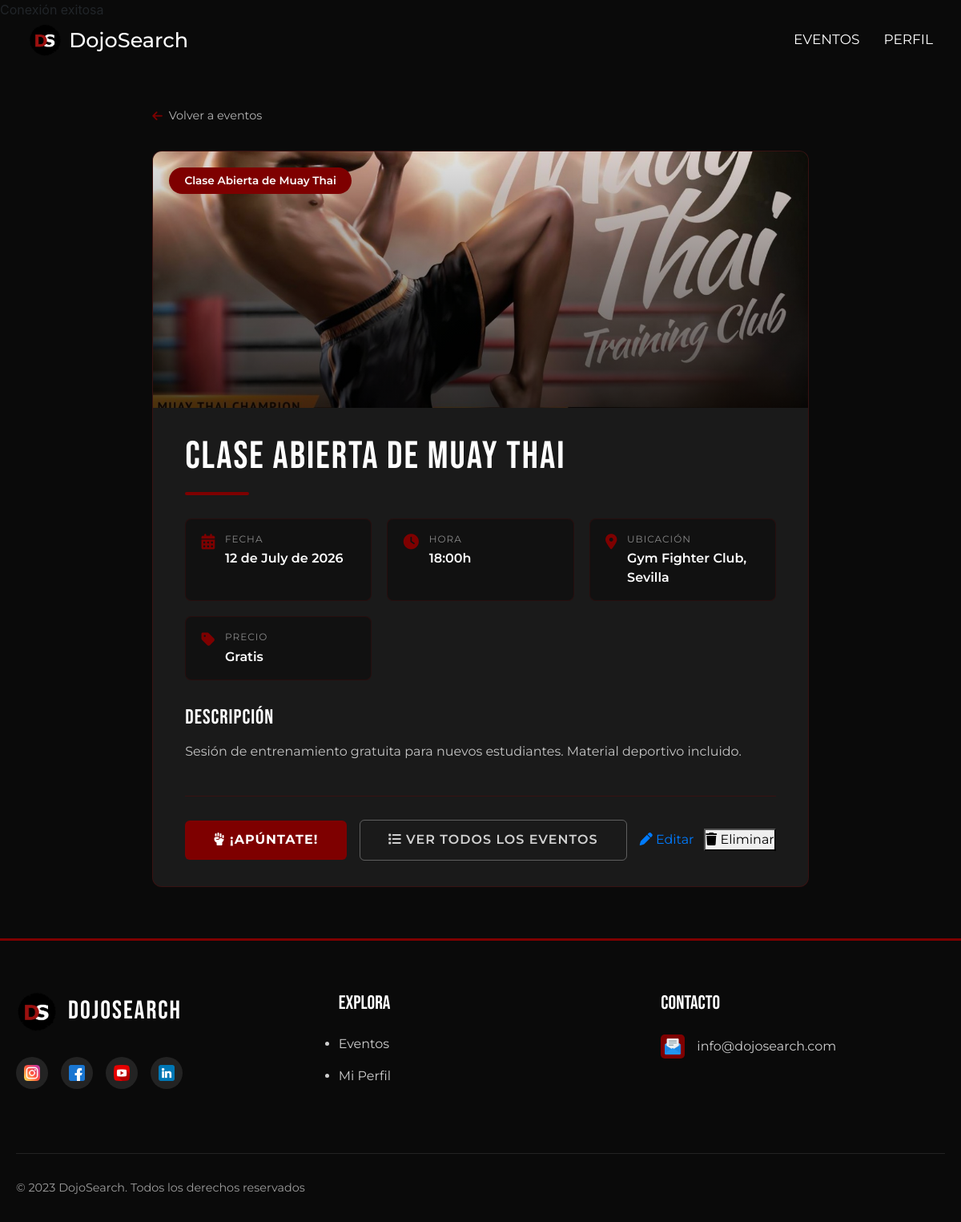
Screenshot of /views/php/detail.php?id=4 (signed in) with the database file from the repository.
### tables this page shows
CREATE TABLE IF NOT EXISTS events (
    id          INT UNSIGNED    NOT NULL AUTO_INCREMENT,
    name        VARCHAR(150)    NOT NULL,
    description TEXT            NULL,
    date        DATETIME        NOT NULL,
    location    VARCHAR(200)    NULL,
    PRIMARY KEY (id)
);

### views/php/detail.php (the view, shortened to what this page needs)
<?php
require_once '../../controllers/UserController.php';
$id = isset($_GET['id']) ? (int) $_GET['id'] : 0;
try {
    $stmt = $conn->prepare("SELECT * FROM events WHERE id = :id");
    $stmt->bindParam(':id', $id, PDO::PARAM_INT);
    $stmt->execute();
    $event = $stmt->fetch(PDO::FETCH_ASSOC);
} catch (PDOException $e) {
    $event = null;
}
?>
<!DOCTYPE html>
<html lang="es">
<head>
  <link rel="stylesheet" href="../assets/css/style.css">
  <link rel="stylesheet" href="../assets/css/events.css">
  <link rel="stylesheet" href="https://cdnjs.cloudflare.com/ajax/libs/font-awesome/6.4.0/css/all.min.css">
  <link href="https://cdn.jsdelivr.net/npm/bootstrap@4.5.0/dist/css/bootstrap.min.css" rel="stylesheet">
</head>
<body>
  <div id="navbar">
    <div class="logo-container">
      <a href="../php/index.php" class="logo-link">
        <img src="../assets/images/logoDS.png" alt="Logo" class="logo" />
        <h2>DojoSearch</h2>
      </a>
    </div>
    <nav class="nav-menu">
      <a href="../php/events.php">EVENTOS</a>
      <a href="<?php echo isset($_SESSION['user']) ? ($_SESSION['user']['is_admin'] ? 'userAdmin.php' : 'userUser.php') : 'login.php'; ?>">PERFIL</a>
    </nav>
  </div>
  <div class="detail-wrapper">
    <a href="events.php" class="detail-back">
      <i class="fas fa-arrow-left"></i> Volver a eventos
    </a>
    <div class="detail-card">
      <div class="detail-image-wrap">
        <img src="../assets/images/events/event<?php echo $event['id']; ?>.jpg" alt="<?php echo htmlspecialchars($event['name']); ?>">
        <div class="detail-image-overlay"></div>
        <span class="detail-badge"><?php echo htmlspecialchars($event['name']); ?></span>
      </div>
      <div class="detail-body">
        <h1 class="detail-title"><?php echo htmlspecialchars($event['name']); ?></h1>
        <div class="detail-divider"></div>
        <div class="detail-meta-grid">
          <div class="detail-meta-item">
            <i class="fas fa-calendar-alt"></i>
            <div>
              <div class="detail-meta-label">Fecha</div>
              <div class="detail-meta-value">
                <?php echo date('d \d\e F \d\e Y', strtotime($event['date'])); ?>
              </div>
            </div>
          </div>
          <div class="detail-meta-item">
            <i class="fas fa-clock"></i>
            <div>
              <div class="detail-meta-label">Hora</div>
              <div class="detail-meta-value">
                <?php echo date('H:i', strtotime($event['date'])); ?>h
              </div>
            </div>
          </div>
          <div class="detail-meta-item">
            <i class="fas fa-map-marker-alt"></i>
            <div>
              <div class="detail-meta-label">Ubicación</div>
              <div class="detail-meta-value">
                <?php echo htmlspecialchars($event['location'] ?? 'Por confirmar'); ?>
              </div>
            </div>
          </div>
          <div class="detail-meta-item">
            <i class="fas fa-tag"></i>
            <div>
              <div class="detail-meta-label">Precio</div>
              <div class="detail-meta-value">Gratis</div>
            </div>
          </div>
        </div>
        <h2 class="detail-section-title">Descripción</h2>
        <p class="detail-description">
          <?php echo nl2br(htmlspecialchars($event['description'] ?? 'Sin descripción disponible.')); ?>
        </p>
        <div class="detail-actions">
          <button class="btn-enroll">
            <i class="fas fa-fist-raised"></i> ¡Apúntate!
          </button>
          <a href="events.php" class="btn-back-bottom">
            <i class="fas fa-list"></i> Ver todos los eventos
          </a>
          <?php if (!empty($_SESSION['user']) && $_SESSION['user']['is_admin']): ?>
            <div class="admin-actions">
              <a href="./manageEvents.php?id=<?php echo $event['id']; ?>" class="btn-edit">
                <i class="fas fa-pen"></i> Editar
              </a>
              <form action="/../../controllers/EventController.php" method="POST" style="display:inline;">
                <button type="submit" class="btn-delete"
                  onclick="return confirm('¿Seguro que quieres eliminar este evento?');">
                  <i class="fas fa-trash"></i> Eliminar
                </button>
              </form>
            </div>
          <?php endif; ?>
        </div>
      </div>
    </div>
  </div>
  <footer class="martial-footer">
    <div class="footer-container">
      <div class="footer-grid">
        <div class="footer-column">
          <div class="footer-brand">
            <img src="../assets/images/logoDS.png" alt="DojoSearch Logo" class="footer-logo">
            <h3 class="footer-title">DojoSearch</h3>
          </div>
          <div class="social-links">
            <a href="#" class="social-icon" aria-label="Instagram">
              <img src="../assets/images/social-media/instagram.png" alt="Instagram">
            </a>
            <a href="#" class="social-icon" aria-label="Facebook">
              <img src="../assets/images/social-media/facebook.png" alt="Facebook">
            </a>
            <a href="#" class="social-icon" aria-label="YouTube">
              <img src="../assets/images/social-media/youtube.png" alt="YouTube">
            </a>
            <a href="#" class="social-icon" aria-label="LinkedIn">
              <img src="../assets/images/social-media/linkedin.png" alt="LinkedIn">
            </a>
          </div>
        </div>
        <div class="footer-column">
          <h4 class="footer-heading">Explora</h4>
          <ul class="footer-links">
            <li><a href="../php/events.php">Eventos</a></li>
            <li><a href="../php/login.php">Mi Perfil</a></li>
          </ul>
        </div>
        <div class="footer-column">
          <h4 class="footer-heading">Contacto</h4>
          <ul class="contact-info">
            <li>
              <img src="../assets/images/icons/email.png" alt="Email">
              <span>info@dojosearch.com</span>
            </li>
          </ul>
        </div>
      </div>
      <div class="footer-divider"></div>
      <div class="footer-bottom">
        <p class="copyright">&copy; 2023 DojoSearch. Todos los derechos reservados</p>
      </div>
    </div>
  </footer>
</body>
</html>

### views/assets/css/style.css (style rules this page uses)
* { margin: 0; padding: 0; box-sizing: border-box; }
body { font-family: Arial, sans-serif; color: #000; background-color: black !important; }
html, body { display: flex; flex-direction: column; }
#navbar { position: fixed; top: 0; width: 100%; display: flex; justify-content: space-between; align-items: center; padding: 15px 20px; z-index: 1000; background-color: transparent; transition: top 0.3s; }
.logo-container { display: flex; align-items: center; text-decoration: none; }
.logo-container img { height: 40px; margin-right: 10px; }
.logo-container h2 { margin: 0; font-size: 1.5em; color: white; }
.logo-container a { text-decoration: none; display: flex; align-items: center; }
.logo-container a::after { display: none; }
#navbar h2 { margin: 0; font-size: 1.5em; color: white; }
.nav-menu { display: flex; align-items: center; }
#navbar a { color: white; text-decoration: none; padding: 15px; font-size: 17px; position: relative; }
#navbar a::after { content: ""; position: absolute; left: 50%; bottom: -1px; width: 0%; height: 3px; background-color: #7e0000; transition: width 0.3s ease, left 0.3s ease; }
.social-icon { width: 35px; height: 35px; background: rgba(255, 255, 255, 0.1); border-radius: 50%; display: flex; align-items: center; justify-content: center; transition: all 0.3s ease; }
.social-icon img { width: 18px; }
.martial-footer { background: #0a0a0a; color: rgba(255, 255, 255, 0.8); padding: 4rem 0 2rem; border-top: 3px solid #7e0000; }
.footer-container { max-width: 1200px; margin: 0 auto; padding: 0 20px; }
.footer-grid { display: grid; grid-template-columns: repeat(3, 1fr); gap: 3rem; margin-bottom: 3rem; }
.footer-brand { display: flex; align-items: center; gap: 15px; margin-bottom: 2rem; }
.footer-logo { width: 50px; height: auto; }
.footer-title { font-family: 'Bebas Neue', sans-serif; color: #fff; font-size: 2rem; letter-spacing: 2px; margin: 0; }
.social-links { display: flex; gap: 1rem; margin-bottom: 2rem; }
.social-icon { width: 40px; height: 40px; background: rgba(255, 255, 255, 0.1); border-radius: 50%; display: flex; align-items: center; justify-content: center; transition: all 0.3s ease; }
.social-icon img { width: 20px; }
.footer-heading { color: #fff; font-family: 'Bebas Neue', sans-serif; font-size: 1.5rem; margin-bottom: 1.5rem; }
.footer-links li { margin-bottom: 1rem; }
.footer-links a { color: rgba(255, 255, 255, 0.8); text-decoration: none; transition: color 0.3s ease; }
.contact-info li { display: flex; align-items: center; gap: 15px; margin-bottom: 1.5rem; }
.contact-info img { width: 30px; padding: 5px; background: #7e0000; border-radius: 5px; }
.footer-divider { height: 1px; background: rgba(255, 255, 255, 0.1); margin: 2rem 0; }
.footer-bottom { display: flex; justify-content: space-between; align-items: center; flex-wrap: wrap; gap: 1rem; }
.copyright { color: rgba(255, 255, 255, 0.6); font-size: 0.9rem; margin: 0; }

### views/assets/css/events.css (style rules this page uses)
* { margin: 0; padding: 0; box-sizing: border-box; font-family: 'Montserrat', sans-serif; }
body { background-color: #0a0a0a !important; color: rgba(255, 255, 255, 0.9); font-size: 16px; line-height: 1.6; }

### rows the page displays
events: name "Clase Abierta de Muay Thai", date "12 de July de 2026", date "18:00", location "Gym Fighter Club, Sevilla", description "Sesión de entrenamiento gratuita para nuevos estudiantes. Material deportivo incluido."
